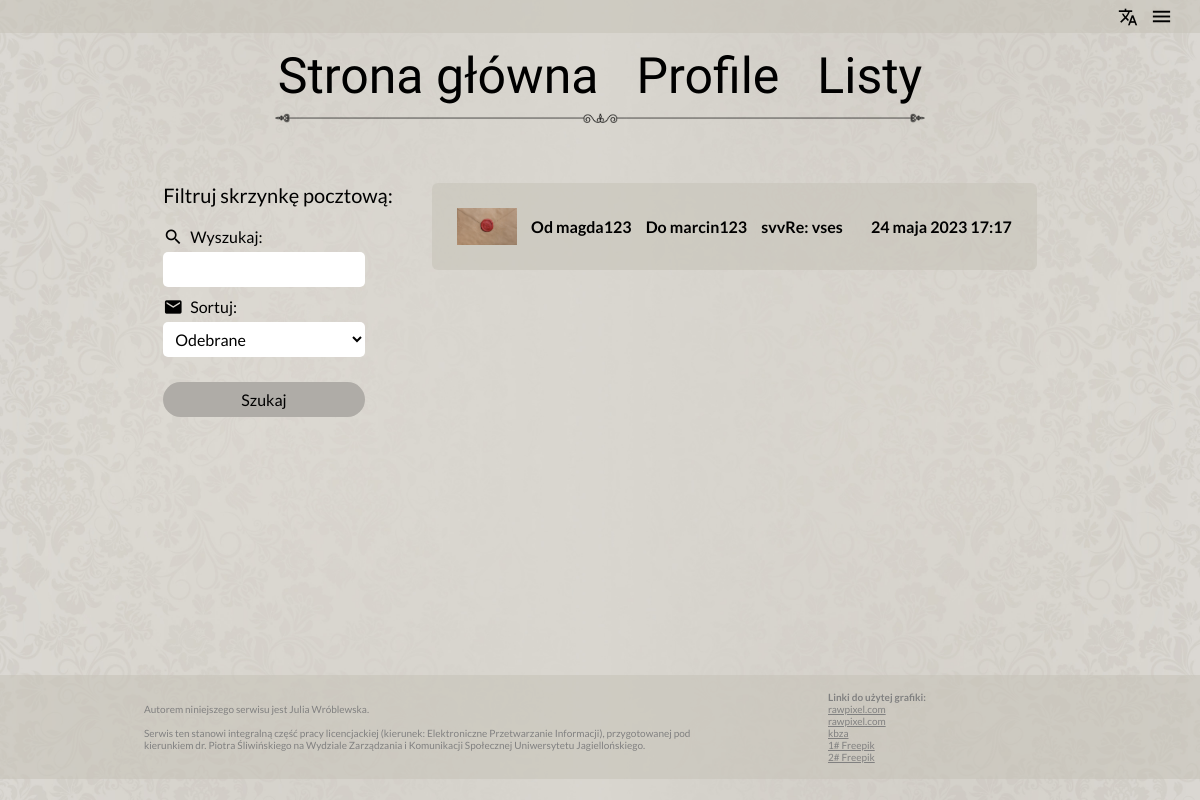
Before: /inbox/ (signed in) with the older database file.
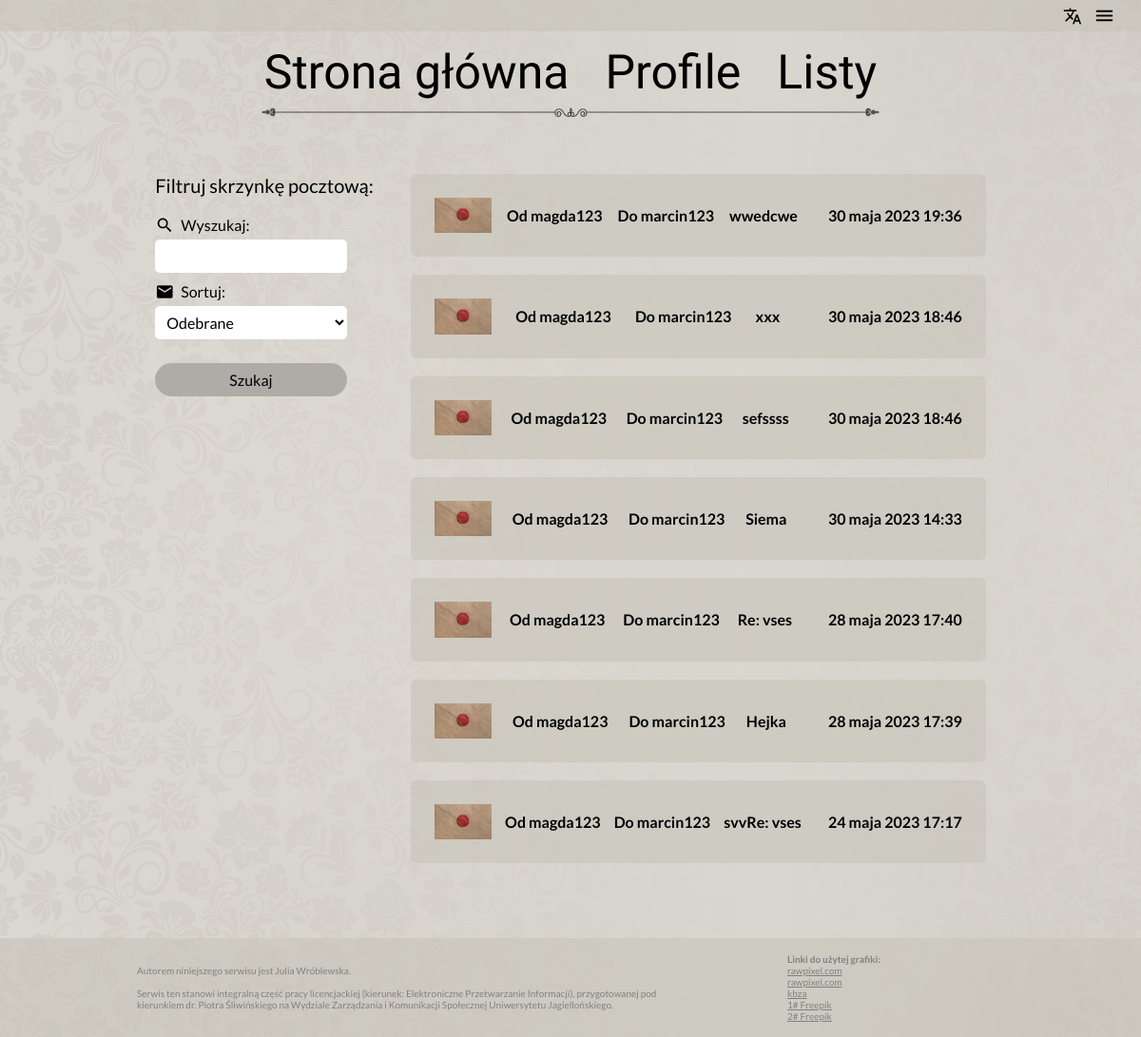
After: the same page with the newer database file.
### app/models.py (models this page shows, shortened)
class Message(models.Model):
    sender = models.ForeignKey(User, on_delete=models.CASCADE, related_name='sent_messages')
    receiver = models.ForeignKey(User, on_delete=models.CASCADE, related_name='received_messages')
    subject = models.CharField(max_length=80)
    sent_date = models.DateTimeField(auto_now_add=True)
    is_read = models.BooleanField(default=False)
    body = models.TextField()
    font_family = models.CharField(max_length=50, blank=True)
    font_size = models.CharField(max_length=5, blank=True)
    picture = models.CharField(max_length=50, blank=True)

class User(AbstractBaseUser, PermissionsMixin):
    CHOICES = [
        ('W', 'Kobieta'),
        ('M', 'Mężczyzna'),
        ('O', 'Inne')]
    username = models.CharField(unique=True, max_length=150, blank=True)
    email = models.EmailField(unique=True, max_length=255, blank=True)
    first_name = models.CharField(max_length=150, blank=True)
    last_name = models.CharField(max_length=150, blank=True)
    sex = models.CharField(max_length=1, choices=CHOICES, blank=True)
    is_staff = models.BooleanField(default=False)
    is_active = models.BooleanField(default=True)
    is_superuser = models.BooleanField(default=False)
    date_joined = models.DateTimeField(default=timezone.now)
    date_of_birth = models.DateField(null=True, blank=True)
    USERNAME_FIELD = 'email'
    objects = UserManager()

### app/views.py (the view, shortened to what this page needs)
# urls.py: path('inbox/', views.inbox, name='inbox'),
@login_required
def inbox(request):
    user = request.user
    sorting_options = request.GET.get('sorting', 'received')
    search_query = request.GET.get('q')
    messages = Message.objects.none()
    if 'received' in sorting_options:
        messages |= Message.objects.filter(receiver=user).order_by('-sent_date')
    if 'sent' in sorting_options:
        messages |= Message.objects.filter(sender=user).order_by('-sent_date')
    if 'read' in sorting_options:
        messages |= Message.objects.filter(receiver=user, is_read=True).order_by('-sent_date')
    if 'unread' in sorting_options:
        messages |= Message.objects.filter(receiver=user, is_read=False).order_by('-sent_date')
    if 'all' in sorting_options:
        messages = Message.objects.filter(sender=user) | Message.objects.filter(receiver=user).order_by('-sent_date')
    context = {
        'messages': messages,
        'sorting_option': sorting_options,
        'search_query': search_query,
    }
    return render(request, 'inbox.html', context)

### app/templates/inbox.html (shortened to what this page needs)
{% extends 'base.html' %}
{% load static %}
{% block body %}
    <div style="width: 20%">
        <form method="GET" action="{% url 'app:inbox' %}">
            <label style="font-size: 20px; margin-bottom: 20px">Filtruj skrzynkę pocztową:</label>
            <div style="margin-bottom: 5px">
                <label for="q"><span class="material-icons" style="font-size: 20px;">search</span>Wyszukaj:</label>
                <input type="text" name="q" value="{{ request.GET.q }}">
            </div>
            <div style="margin-bottom: 20px">
                <label for="sorting"><span class="material-icons" style="font-size: 20px;">mail</span>Sortuj:</label>
                <select id="sorting" name="sorting">
                    <optgroup label="Typ">
                        <option value="received" {% if sorting_option == 'received' %}selected{% endif %}>Odebrane</option>
                    </optgroup>
                </select>
            </div>
            <button class="button" type="submit">Szukaj</button>
        </form>
    </div>
    <ul style="width: 60%">
        {% for message in messages %}
            <li id="inboxmessage" class="{% if message.is_read %} read {% else %} unread {% endif %}">
                <a class="message-title" style="align-items: center;" href="{% url 'app:view_message' message.id %}">
                    <img class="closedenvelope" src="{% static 'images/closed_envelope.png' %}" alt="Zdjęcie koperty"/>
                    <p>Od {{ message.sender.username }}</p>
                    <p>Do {{ message.receiver.username }}</p>
                    <p>{{ message.subject }}</p><br>
                    <p>{{ message.sent_date }}</p>
                </a>
            </li><br>
        {% empty %}
            <li>Brak listów do wyświetlenia.</li>
        {% endfor %}
    </ul>
{% endblock %}

### app/templates/base.html (shortened to what this page needs)
<html lang="pl">
<head>
    {% load static %}
    <link rel='stylesheet' href='{% static 'style.css' %}' type='text/css'>
</head>
<body>
    {% load static %}
    <nav class="second-nav">
        <ul style="flex-direction: row; align-items: center">
            <li style="margin-right: 5px" class="dropdown-icon"><span class="material-icons" style="font-size: 20px;">translate</span></li>
            <ul style="align-items: flex-end" class="dropdown">
                <li class="dropdown-icon"><span class="material-icons" style="font-size: 23px;">menu</span></li>
            </ul>
        </ul>
    </nav>
    <nav class="main">
        {% if user.is_authenticated %}
            <ul>
                <li><a href="{% url 'app:index' %}">Strona główna</a></li>
                <li><a href="{% url 'app:profile_list' %}">Profile</a></li>
                <li><a href="{% url 'app:inbox' %}">Listy</a></li>
            </ul>
        {% else %}
            <ul>
                <li><a href="{% url 'app:index' %}">Strona główna</a></li>
                <li><a href="{% url 'app:login' %}">Zaloguj się</a></li>
                <li><a href="{% url 'app:register' %}">Zarejestruj się</a></li>
            </ul>
        {% endif %}
        <img style="margin-top: -30px;" class="navimage" src="{% static 'images/border_nav.png' %}" alt="Zdjęcie ramki"/>
    </nav>
    <section>
        {% load static %}
        {% block body %}
        {% endblock %}
    </section>
    <footer>
        <div style="width: 50%; font-size: 10px">
            Autorem niniejszego serwisu jest Julia Wróblewska.<br><br>
            Serwis ten stanowi integralną część pracy licencjackiej
            (kierunek: Elektroniczne Przetwarzanie Informacji),
            przygotowanej pod kierunkiem dr. Piotra Śliwińskiego na Wydziale Zarządzania i
            Komunikacji Społecznej Uniwersytetu Jagiellońskiego.
        </div>
        <div style="width: 20%">
            <h4 style="font-size: 10px">Linki do użytej grafiki:</h4>
            <a href="https://www.freepik.com/free-vector/blank-brown-paper-design_13312258.htm#&position=7&from_view=collections" style="font-size: 10px">rawpixel.com</a>
            <a href="https://www.freepik.com/free-vector/premium-quality-banner-collection_4168586.htm#&position=3&from_view=collections" style="font-size: 10px">rawpixel.com</a>
            <a href="https://www.freepik.com/free-photo/wedding-bouquet-with-envelopes_2359674.htm#&position=1&from_view=undefined" style="font-size: 10px">kbza</a>
            <a href="https://www.freepik.com/free-vector/ornamental-vintage-floral-background_5850982.htm#&position=21&from_view=undefined" style="font-size: 10px">1# Freepik</a>
            <a href="https://www.freepik.com/free-photo/floral-branch-with-wedding-invitation_7016080.htm#from_view=detail_alsolike" style="font-size: 10px">2# Freepik</a>
        </div>
    </footer>
</body>
</html>

### app/static/style.css (style rules this page uses)
* { margin: 0; padding: 0; display: flex; flex-direction: column; justify-content: flex-start; font-family: 'Lato', sans-serif; font-size: 16px; }
img { height: 400px; width: 230px; object-fit: cover; object-position: center; }
.main { align-items: center; }
.main ul { list-style-type: none; padding: 0; margin-bottom: 2%; overflow: hidden; display: flex; flex-direction: row; justify-content: center; }
.main li a { display: block; color: black; font-size: 50px; text-align: center; padding: 14px 19px; text-decoration: none; font-family: 'MonteCarlo', cursive; }
.navimage { height: 10px; width: fit-content; }
.second-nav { background-color: rgb(198, 194, 184, 56%); padding: 5px 20px; color: black; align-items: flex-end; }
.dropdown { position: relative; display: inline-block; width: 30px; }
body { background-image: url(images/background.jpg); background-attachment: fixed; background-size: cover; position: relative; min-height: 100vh; }
section { margin: 5% 8%; flex-direction: row; justify-content: space-evenly; min-height: 54vh; }
footer { align-items: center; background-color: rgb(198, 194, 184, 56%); color: rgb(128, 128, 128); padding: 20px 30px; flex-direction: row; justify-content: space-evenly; position: relative; bottom: 0; height: 4rem; }
a { color: rgb(128, 128, 128); }
input, select { margin: 5px 0 5px; border-radius: 5px; background-color: white; border: none; padding: 8px; width: 100%; height: 35px; }
.button { background-color: rgb(175, 172, 167); color: black; width: auto; height: 35px; text-decoration: none; font-size: 16px; border: none; border-radius: 25px; padding: 15px 20px; text-align: center; flex-direction: row; align-items: center; justify-content: center; }
label { flex-direction: row; width: max-content; }
span { margin-right: 7px; }
.material-icons { font-size: 20px; }
form { text-align: left; }
#inboxmessage { background-color: rgb(198, 194, 184, 56%); border-radius: 6px; padding: 25px; }
.message-title { display: flex; flex-direction: row; justify-content: space-between; border-bottom: 0 solid black; text-decoration: none; color: black; }
.message-title img { width: 60px; height: fit-content; display: none; }
.unread { font-weight: bolder; }
.unread .closedenvelope { display: block; }

Changed rows visible on the page:
added Message: sender.username "magda123", receiver.username "marcin123", subject "wwedcwe", sent_date "30 maja 2023 19:36"
added Message: sender.username "magda123", receiver.username "marcin123", subject "xxx", sent_date "30 maja 2023 18:46"
added Message: sender.username "magda123", receiver.username "marcin123", subject "sefssss", sent_date "30 maja 2023 18:46"
added Message: sender.username "magda123", receiver.username "marcin123", subject "Siema", sent_date "30 maja 2023 14:33"
added Message: sender.username "magda123", receiver.username "marcin123", subject "Re: vses", sent_date "28 maja 2023 17:40"
added Message: sender.username "magda123", receiver.username "marcin123", subject "Hejka", sent_date "28 maja 2023 17:39"
